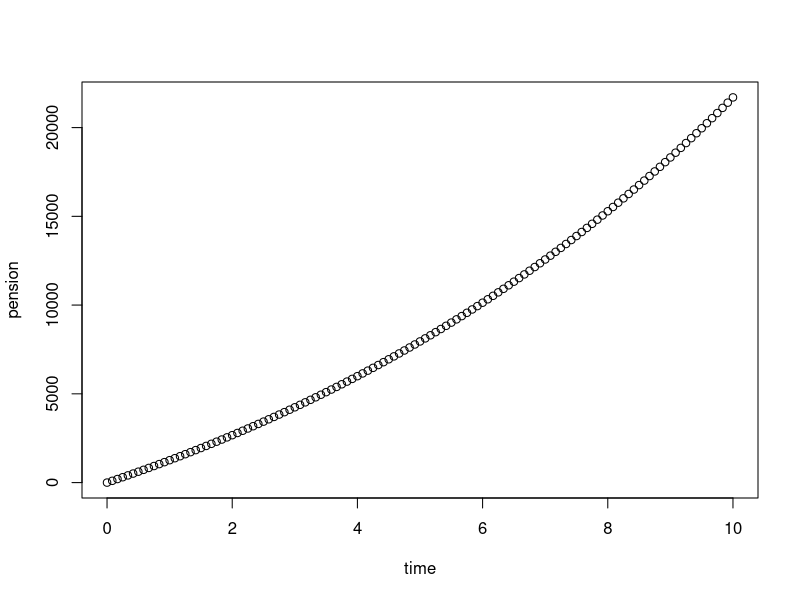

The R script that drew this image:
## ---- chunk 1
rm(list=ls())

a0 <- 1; a1 <- 6; a2 <- 7
discrim <- a1^2 - 4*a2*a0

if (discrim > 0) {
  roots <- c( (-a1 + sqrt(a1^2 - 4*a2*a0))/(2*a2), (-a1 - sqrt(a1^2 - 4*a2*a0))/(2*a2) )
} else if (discrim == 0) {
  roots <- -a1/(2*a2)
} else {
  roots <- c() 
}

show(roots)
## ---- chunk 2
(x_list <- seq(1, 9, by = 2))
sum_x <- 0
for (x in x_list) {
  sum_x <- sum_x + x
  cat("The current loop element is", x, "\n")
  cat("The cumulative total is", sum_x, "\n")
}
## ---- chunk 3
n <- 6
n_factorial <- 1
for (i in 1:n) {
  n_factorial <- n_factorial * i
}
show(n_factorial)
## ---- chunk 4
r <- 0.11             # Annual interest rate
term <- 10            # Forecast duration (in years)
period <- 1/12        # Time between payments (in years)
payments <- 100       # Amount deposited each period
# Calculations

n <- floor(term/period)  # Number of payments
pension <- 0
for (i in 1:n) {
  pension[i+1] <- pension[i]*(1 + r*period) + payments
}
time <- (0:n)*period

# Output
plot(time, pension)

## ---- chunk 5
rm(list=ls())
F <- c(1, 1)
n <- 2
while (F[n] <= 100) {
  n <- n +1
  F[n] <- F[n-1] + F[n-2]
}
cat("The first Fibonacci number > 100 is F(", n, ") =", F[n], "\n")
## ---- chunk 6
rm(list=ls())
r <- 0.11                # Annual rate
period <- 1/12           # Time between repayments (in years)
debt_initial <- 1000     # Amount borrowed
repayments <- 12         # Amount repaid each period

# Calculations
time <- 0
debt <- debt_initial
while (debt > 0) {
  time <- time + period
  debt <- debt*(1 + r*period) - repayments
}

# Output
cat('Loan will be repaid in', time, 'years\n')
## ---- chunk 7
n <- 100; S <- 0
for (i in 1:n)  S <- S + i^2
print(S)
## ---- chunk 8
sum((1:n)^2)
## ---- chunk 9
x <- c(-2, -1, 1, 2)
ifelse( x>0, "Positive", "Negative")
## ---- chunk 10
pmin( c(1, 2, 3), c(3, 2, 1), c(2, 2, 2))
## ---- chunk 11
x <- 3
for (i in 1:3) {
  show(x)
  if (x %% 2 == 0) {
    x <- x/2
  } else {
    x <- 3*x + 1
  }
}
show(x)
## ---- chunk 12
x <- 3
for (i in 1:3) {
  show(x)
  cat("i = ", i, "\n")
  if (x %% 2 == 0) {
    x <- x/2
  } else {
    x <- 3*x + 1
  }
}
show(x)

